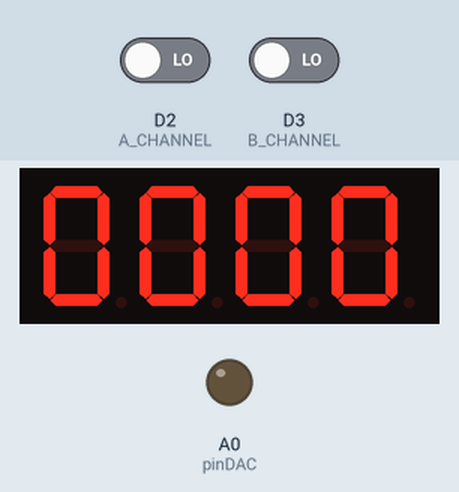
This sketch was run on a simulated Arduino Uno R4 Minima. Parts: 4-digit seven-segment display, output pins drawn as LEDs (lit = HIGH). Wiring (inferred from the names in the program): BCD to 7-segment decoder: data D5, D6, D7, D8; 4-digit 7-segment display, segments lit when HIGH: segments Q0, Q1, Q2, Q3, Q4, Q5, Q6; digit selects D9, D10, D11, D12. Inputs (shaded band) come from the test bench; at power-on: D2 (A_CHANNEL) LOW, D3 (B_CHANNEL) LOW. The segment pins are drawn as the display they are named for; pins used as bus, display or sensor lines are not drawn.

Above: at 1.2 s.
1.3 s: D2 (A_CHANNEL) driven HIGH
At 2.7 s:
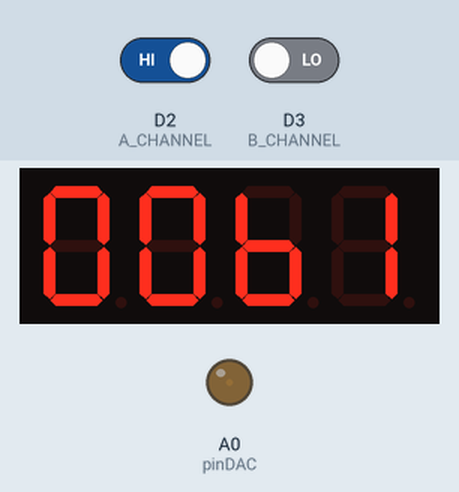
Timing chart, 0 to 4.3 s (numbered marks = the images above; inputs shaded):
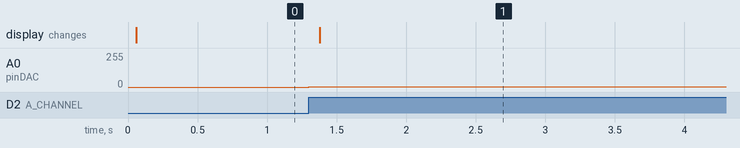

The sketch:

ec_11_display_4_digit_mux.ino
```cpp
/*
   Regolatore di tensione tramite Encoder EC11 e DAC
   Scheda: Arduino Nano R4 (Minima o WiFi)
*/

#define A_CHANNEL 2
#define B_CHANNEL 3

// Variabili per l'encoder
volatile int count = 0; // Usiamo int perché il range 0-4095 rientra comodamente in 16 bit
unsigned long lastInterruptTime = 0;
int lastCount = -1; // Inizializzato a -1 per forzare il primo aggiornamento
int valueToShow = 0;


// --- CONFIGURAZIONE PIN ---
// Pin per i 4 bit del decoder BCD (A, B, C, D)
const int pinBCD[] = {5, 6, 7, 8};


// Pin per attivare i transistor delle 4 cifre (DIG1, DIG2, DIG3, DIG4)
const int pinDigits[] = {9, 10, 11, 12};

// Pin per il punto decimale
const int pinDP = 13;

// Pin del DAC (Arduino Nano R4)
const int pinDAC = A0;

// --- VARIABILI GLOBALI ---
unsigned long previousMicros = 0;
unsigned long previous = 0;
const long interval = 5000; // Tempo di accensione per ogni cifra (3ms = 3000µs)
int currentDigit = 0;       // Indice della cifra attiva corrente (0-3)

int dacValue = 0;           // Valore da inviare al DAC (0-4095)
int dacDirection = 1;      // Velocità di cambio tensione (per l'effetto demo)

// Buffer per memorizzare le 4 cifre da visualizzare
int displayBuffer[4] = {0, 0, 0, 0};


void setup() {


   // Configura i pin BCD come output
  for (int i = 0; i < 4; i++) {
    pinMode(pinBCD[i], OUTPUT);
  }

  // Configura i pin delle cifre come output
  for (int i = 0; i < 4; i++) {
    pinMode(pinDigits[i], OUTPUT);
    digitalWrite(pinDigits[i], HIGH); // Spegni tutto all'inizio
  }

  //pinMode(pinDP, OUTPUT);

  //Aumenta la risoluzione del DAC a 12 bit
  analogWriteResolution(12);

  // Configurazione Pin Encoder
  pinMode(A_CHANNEL, INPUT);
  pinMode(B_CHANNEL, INPUT);
  attachInterrupt(digitalPinToInterrupt(A_CHANNEL), ISR_A, RISING);

  // Configurazione DAC
  analogWriteResolution(12); // Imposta la risoluzione a 12 bit (0-4095)


}

void loop() {
  // Verifichiamo se il conteggio è cambiato
  if (count != lastCount) {

    // Aggiorno l'uscita del DAC sul pin A0
    analogWrite(DAC, count);

    // Calcolo la tensione teorica per il feedback seriale
    float voltage = (count * 5.0) / 4095.0;

    // Output su Serial Monitor
   // 3. PREPARAZIONE DATI PER IL DISPLAY
  // Vogliamo mostrare es: 3.145 -> Convertiamo in intero 3145
  valueToShow = (int)(voltage * 1000);

    lastCount = count;
  }

  displayBuffer[0] = (valueToShow / 1000) % 10; // Cifra più significativa (Volt)
  displayBuffer[1] = (valueToShow / 100) % 10;
  displayBuffer[2] = (valueToShow / 10) % 10;
  displayBuffer[3] = valueToShow % 10;          // Cifra meno significativa

  // 4. GESTIONE MULTIPLEXING (Non bloccante)
  unsigned long currentMicros = micros();
  if (currentMicros - previousMicros >= interval) {
    previousMicros = currentMicros;
    updateDisplay();
  }
}

void ISR_A() {
  // Debouncing software: ignora impulsi troppo ravvicinati (< 5ms)
  unsigned long interruptTime = millis();
  if (interruptTime - lastInterruptTime > 5) {

    // Controllo la direzione
    if (digitalRead(B_CHANNEL) == LOW) {
      if (count < 4095) count = count +50; // Incrementa solo se sotto il massimo
    } else {
      if (count > 0) count = count - 50;    // Decrementa solo se sopra il minimo
    }
  }
  lastInterruptTime = interruptTime;
}


// Funzione che aggiorna una singola cifra alla volta
void updateDisplay() {
  // 1. Spegni tutte le cifre (per evitare ghosting)
  for (int i = 0; i < 4; i++) {
    // Se usi transistor NPN: LOW spegne. Se PNP: HIGH spegne.
    // Qui assumo NPN (attivo alto), quindi LOW per spegnere.
    digitalWrite(pinDigits[i], HIGH);
  }

  // 2. Scrivi il valore BCD della cifra corrente
  int digitValue = displayBuffer[currentDigit];
  // Scrivi i 4 bit: A, B, C, D (LSB to MSB)
  digitalWrite(pinBCD[0], (digitValue & 0x01));      // Bit 0
  digitalWrite(pinBCD[1], (digitValue & 0x02) >> 1); // Bit 1
  digitalWrite(pinBCD[2], (digitValue & 0x04) >> 2); // Bit 2
  digitalWrite(pinBCD[3], (digitValue & 0x08) >> 3); // Bit 3

  // 3. Gestione Punto Decimale
  // Accendiamo il punto solo se siamo sulla prima cifra (indice 0) per avere "X.XXX"
  if (currentDigit == 0) {
    digitalWrite(pinDP, HIGH); // O LOW se il display è a anodo comune
  } else {
    digitalWrite(pinDP, LOW);
  }

  // 4. Accendi la cifra corrente
  // Assumo transistor NPN (HIGH per accendere). Inverti se usi PNP.
  digitalWrite(pinDigits[currentDigit], LOW);

  // 5. Passa alla prossima cifra
  currentDigit++;
  if (currentDigit > 3) currentDigit = 0;
}
```

encoder_test_module_no_lib.cpp
```cpp
#include <Arduino.h>

//PIN's definition

#define pin_canaleA  2
#define pin_canaleB  3

volatile int conta_impulsi = 0;

volatile boolean A = 0;
volatile boolean B = 0;

void isrA()
{
     if(B)
          conta_impulsi--; //Se B è alto al cambio di A il senso di rotazione è antiorario
     else
          conta_impulsi++; //Se B è basso al cambio di A il senso di rotazione è orario

}

void isrB()
{
     B = !B;
}

void setup()
{
  Serial.begin (9600);

   //turn on pullup resistor
  pinMode(pin_canaleA, INPUT_PULLUP);
  pinMode(pin_canaleB, INPUT_PULLUP);


  A = (boolean)digitalRead(pin_canaleA); //valore iniziale canale A
  B = (boolean)digitalRead(pin_canaleB); //valore iniziale canale B


  attachInterrupt(digitalPinToInterrupt(pin_canaleA), isrA, RISING);

  attachInterrupt(digitalPinToInterrupt(pin_canaleB), isrB, CHANGE);

}


void loop()
{
  Serial.print ("Count = ");
    Serial.println (conta_impulsi);
    delay(10);
}
```

Measured:
- after the input at 1.3 s, A0 (pinDAC): 0/255 → 3/255 at once; the display: changes after 0.08 s (image 1)
